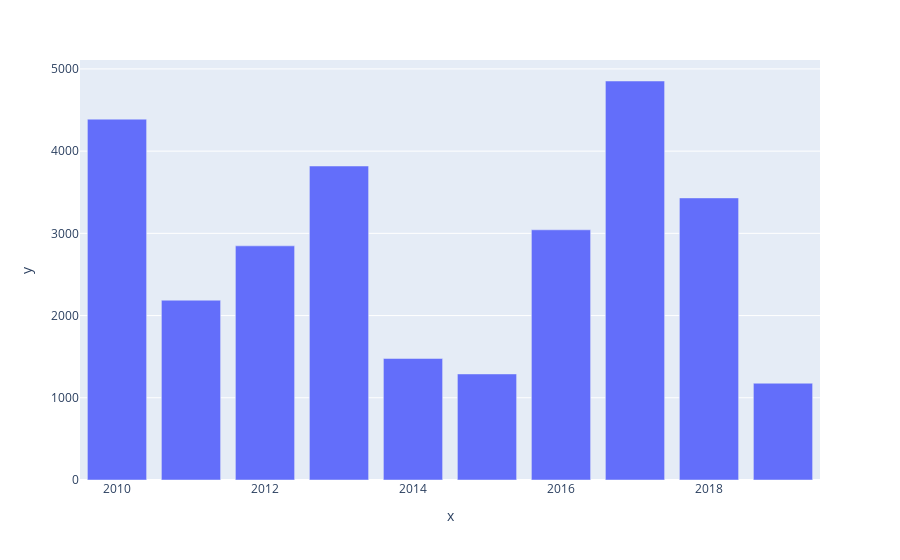

This figure's notebook cell:
### Code cell
px.bar(x=years,y=sales)

### Figure 1 — Plotly figure (JSON) as saved in the notebook; plotly's stock layout.template omitted (floating-point values rounded to 4 significant figures)
{"data": [{"alignmentgroup": "True", "hovertemplate": "x=%{x}<br>y=%{y}<extra></extra>", "legendgroup": "", "marker": {"color": "#636efa", "pattern": {"shape": ""}}, "name": "", "offsetgroup": "", "orientation": "v", "showlegend": false, "textposition": "auto", "type": "bar", "x": [2010, 2011, 2012, 2013, 2014, 2015, 2016, 2017, 2018, 2019], "xaxis": "x", "y": [4389, 2187, 2848, 3819, 1478, 1290, 3043, 4853, 3431, 1177], "yaxis": "y"}], "layout": {"barmode": "relative", "legend": {"tracegroupgap": 0}, "margin": {"t": 60}, "xaxis": {"anchor": "y", "domain": [0, 1], "title": {"text": "x"}}, "yaxis": {"anchor": "x", "domain": [0, 1], "title": {"text": "y"}}}}
